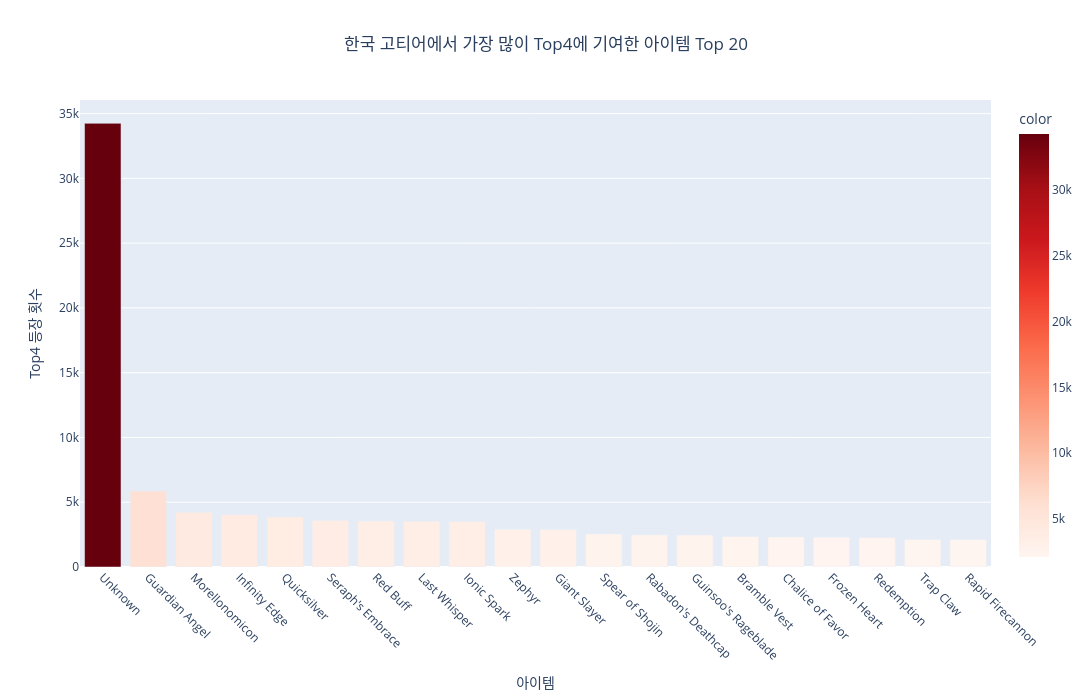

The cell this chart's notebook holds for it:
### Code cell
# 시각화 2: 아이템 Top20
top_items = df_champ[df_champ['is_top4']].explode('items').copy()
top_items['name'] = top_items['items'].map(item_name).fillna('Unknown')
item_top = top_items['name'].value_counts().head(20)

fig2 = px.bar(x=item_top.index, y=item_top.values,
              title="한국 고티어에서 가장 많이 Top4에 기여한 아이템 Top 20",
              labels={'x': '아이템', 'y': 'Top4 등장 횟수'},
              color=item_top.values, color_continuous_scale='Reds')
fig2.update_layout(height=700, width=1100, xaxis_tickangle=45, title_x=0.5)
fig2.show()

### Figure 1 — Plotly figure (JSON) as saved in the notebook; plotly's stock layout.template omitted (floating-point values rounded to 4 significant figures)
{"data": [{"alignmentgroup": "True", "hovertemplate": "아이템=%{x}<br>Top4 등장 횟수=%{y}<br>color=%{marker.color}<extra></extra>", "legendgroup": "", "marker": {"color": [34248, 5863, 4228, 4037, 3864, 3600, 3550, 3529, 3510, 2908, 2901, 2544, 2482, 2471, 2351, 2307, 2306, 2271, 2127, 2120], "coloraxis": "coloraxis", "pattern": {"shape": ""}}, "name": "", "offsetgroup": "", "orientation": "v", "showlegend": false, "textposition": "auto", "type": "bar", "x": ["Unknown", "Guardian Angel", "Morellonomicon", "Infinity Edge", "Quicksilver", "Seraph's Embrace", "Red Buff", "Last Whisper", "Ionic Spark", "Zephyr", "Giant Slayer", "Spear of Shojin", "Rabadon's Deathcap", "Guinsoo's Rageblade", "Bramble Vest", "Chalice of Favor", "Frozen Heart", "Redemption", "Trap Claw", "Rapid Firecannon"], "xaxis": "x", "y": [34248, 5863, 4228, 4037, 3864, 3600, 3550, 3529, 3510, 2908, 2901, 2544, 2482, 2471, 2351, 2307, 2306, 2271, 2127, 2120], "yaxis": "y"}], "layout": {"barmode": "relative", "coloraxis": {"colorbar": {"title": {"text": "color"}}, "colorscale": [[0, "rgb(255,245,240)"], [0.125, "rgb(254,224,210)"], [0.25, "rgb(252,187,161)"], [0.375, "rgb(252,146,114)"], [0.5, "rgb(251,106,74)"], [0.625, "rgb(239,59,44)"], [0.75, "rgb(203,24,29)"], [0.875, "rgb(165,15,21)"], [1, "rgb(103,0,13)"]]}, "height": 700, "legend": {"tracegroupgap": 0}, "title": {"text": "한국 고티어에서 가장 많이 Top4에 기여한 아이템 Top 20", "x": 0.5}, "width": 1100, "xaxis": {"anchor": "y", "domain": [0, 1], "tickangle": 45, "title": {"text": "아이템"}}, "yaxis": {"anchor": "x", "domain": [0, 1], "title": {"text": "Top4 등장 횟수"}}}}
